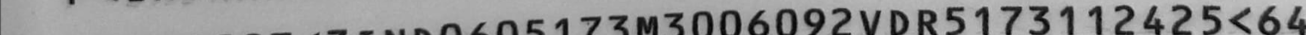
#> input picture scratch/line_1.png, 2611 x 70 px (shown at 1/2 size)
$ python -i generate_specimen.py   (imports and definitions only)
#> lines starting #> are read from the running program, lines starting #| are printed output that depends on the picture
"""
generate_specimen.py
---------------------
Generates synthetic "training specimen" passport bio-data pages for a
FICTIONAL country (UTOPIA / country code UTO) — the same convention used
by DHS and ICAO training material, precisely so these images can never be
confused with, or misused as, a real government-issued document.

Every specimen is:
  - built from randomly generated fake identities (no real people)
  - stamped with a large diagonal "SPECIMEN" watermark
  - labelled "TRAINING SPECIMEN - NOT A GOVERNMENT DOCUMENT"
  - issued by "UTOPIA", ICAO's standard fictional test country

Two outputs per identity:
  1. A GENUINE specimen: all visible fields + MRZ are internally consistent
     (MRZ check digits validate).
  2. A TAMPERED specimen: one visible field (date of birth) is edited on the
     image WITHOUT regenerating the MRZ underneath it - exactly what an
     amateur forger does, and exactly what Module 2 (MRZ re-validation) and
     Module 3 (visual forensics) are supposed to catch.

This produces matched genuine/tampered training pairs for the tampering
detection classifier, without ever touching a real identity document.
"""

import os
import random
from dataclasses import dataclass
from datetime import date, timedelta
from pathlib import Path

import numpy as np
from PIL import Image, ImageDraw, ImageFont

from mrz_utils import PassportMRZFields, build_td3_mrz


def _font_path(*candidates: str) -> str | None:
    for candidate in candidates:
        if candidate and Path(candidate).exists():
            return candidate
#> further down, picture is the input picture: PIL image 2611x70 L; min 1, max 212, mean 144.3
    return None


def _resolve_fonts() -> dict[str, str | None]:
    if os.name == "nt":
        return {
            "regular": _font_path(
                r"C:\Windows\Fonts\arial.ttf",
                r"C:\Windows\Fonts\ARIAL.TTF",
                r"C:\Windows\Fonts\arialregular.ttf",
                r"C:\Windows\Fonts\calibri.ttf",
            ),
            "bold": _font_path(
                r"C:\Windows\Fonts\arialbd.ttf",
                r"C:\Windows\Fonts\ARIALBD.TTF",
                r"C:\Windows\Fonts\calibrib.ttf",
            ),
            "mono": _font_path(
                r"C:\Windows\Fonts\cour.ttf",
                r"C:\Windows\Fonts\courbd.ttf",
                r"C:\Windows\Fonts\consola.ttf",
                r"C:\Windows\Fonts\lucon.ttf",
            ),
        }

    font_dir = "/usr/share/fonts/truetype/dejavu"
    return {
        "regular": _font_path(f"{font_dir}/DejaVuSans.ttf", f"{font_dir}/DejaVuSansCondensed.ttf"),
        "bold": _font_path(f"{font_dir}/DejaVuSans-Bold.ttf", f"{font_dir}/DejaVuSansCondensed-Bold.ttf"),
        "mono": _font_path(f"{font_dir}/DejaVuSansMono.ttf", f"{font_dir}/DejaVuSansMono.ttf"),
    }


FONT_PATHS = _resolve_fonts()
FONT_REGULAR = FONT_PATHS["regular"]
FONT_BOLD = FONT_PATHS["bold"]
FONT_MONO = FONT_PATHS["mono"]


def _load_font(path: str | None, size: int) -> ImageFont.ImageFont:
    if path:
        return ImageFont.truetype(path, size)
    return ImageFont.load_default()

W, H = 1050, 780
MARGIN = 40

FIRST_NAMES = ["ARUN", "PRIYA", "RAVI", "MEERA", "SANJAY", "KAVITA", "ROHIT", "ANJALI", "VIKRAM", "NEHA"]
SURNAMES = ["SHARMA", "VERMA", "GUPTA", "RAO", "PATEL", "SINGH", "REDDY", "NAIR", "MEHTA", "IYER"]
CITIES = ["NEW DELHI", "SPRINGFIELD", "RIVERTON", "LAKE CITY", "PORT AURORA", "MOUNT VALE"]


@dataclass
class SyntheticIdentity:
    surname: str
    given_names: str
    passport_number: str
    dob: date
    sex: str
    expiry: date
    place_of_birth: str
    date_of_issue: date


# [63 lines left out: functions random_identity, _guilloche_background, _draw_placeholder_photo, _add_print_scan_grain, not called in this run]


def _watermark(img: Image.Image, text="SPECIMEN"):
#> called with text = 'SPECIMEN'
    overlay = Image.new("RGBA", img.size, (0, 0, 0, 0))
#> overlay: PIL image 2611x70 RGBA; every value is 0
    d = ImageDraw.Draw(overlay)
    font = _load_font(FONT_BOLD, 70)
    for y in range(-100, img.size[1] + 100, 160):
        for x in range(-200, img.size[0] + 200, 380):
            txt_layer = Image.new("RGBA", (500, 150), (0, 0, 0, 0))
            td = ImageDraw.Draw(txt_layer)
            td.text((0, 0), text, font=font, fill=(200, 30, 30, 90))
            txt_layer = txt_layer.rotate(28, expand=True)
            overlay.alpha_composite(txt_layer, (x, y))
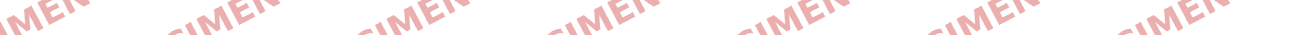
#> overlay: PIL image 2611x70 RGBA (shown at 1/2 size); mean R, G, B, A 33.5, 5, 5, 14.1; transparent parts drawn white
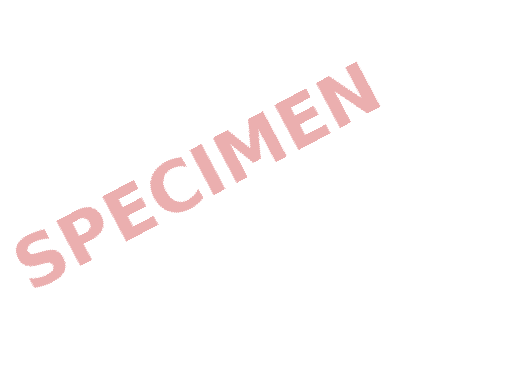
#> txt_layer: PIL image 512x368 RGBA; mean R, G, B, A 12.1, 1.8, 1.8, 5.1; transparent parts drawn white
    return Image.alpha_composite(img.convert("RGBA"), overlay).convert("RGB")
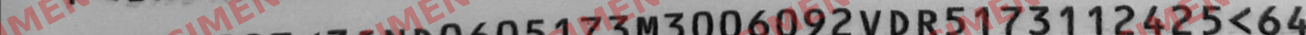
#> returned value: PIL image 2611x70 RGB (shown at 1/2 size); mean R, G, B 147.4, 138, 138


# [121 lines left out: functions render_specimen, tamper_dob, decode_mrz_dob, main, not called in this run]


# [2 lines not run here, left out]

>>> from PIL import Image
>>> picture = Image.open('scratch/line_1.png')
>>> result = _watermark(picture)

$ run again, on scratch/line_2.png
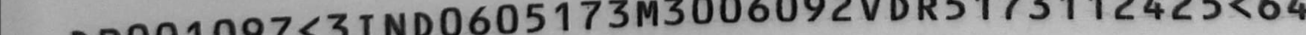
#> input picture scratch/line_2.png, 2611 x 70 px (shown at 1/2 size)
#> picture is the input picture: PIL image 2611x70 L; min 1, max 199, mean 139
#> in _watermark, `return Image.alpha_composite(img.convert("RGBA"), overlay).convert("RG..`:
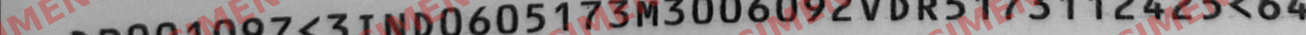
#> returned value: PIL image 2611x70 RGB (shown at 1/2 size); mean R, G, B 142.3, 132.9, 132.9
